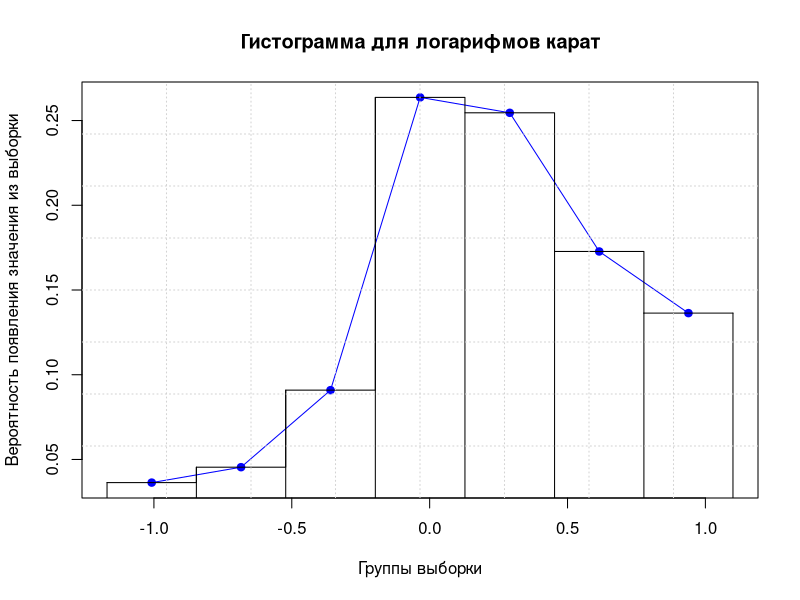
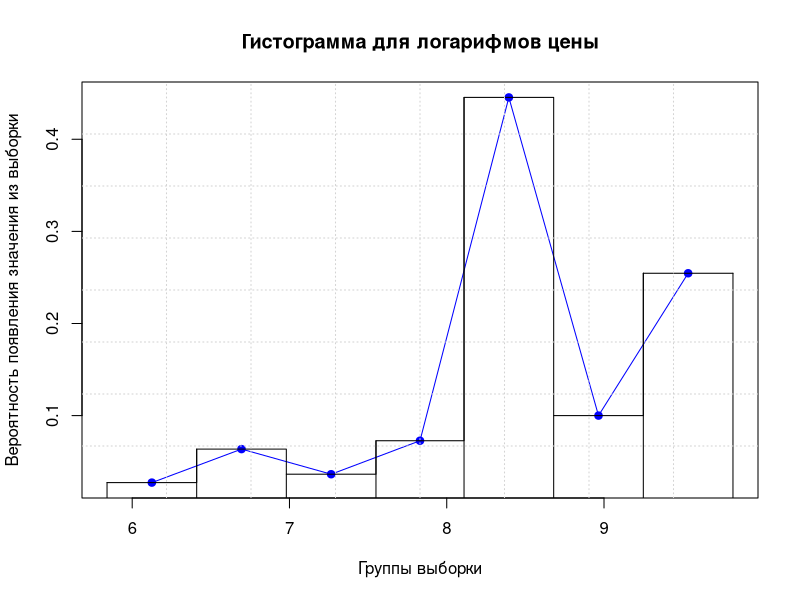
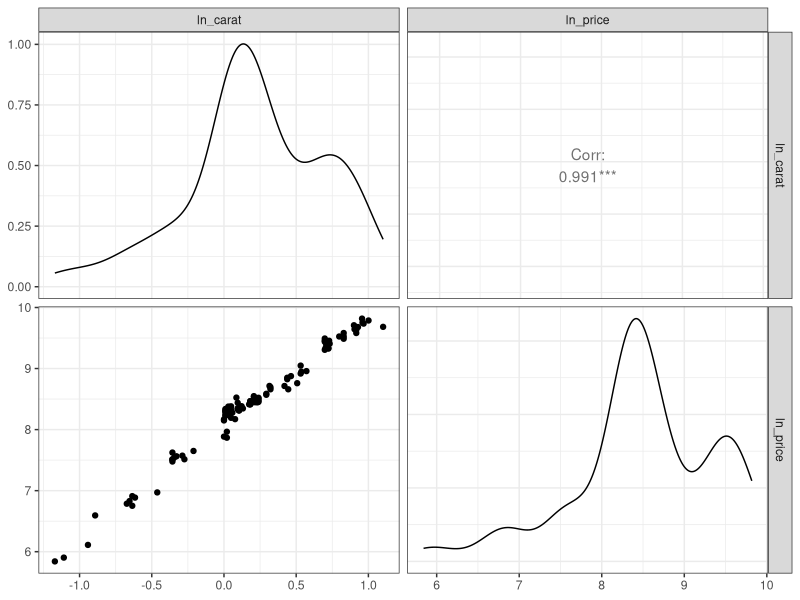
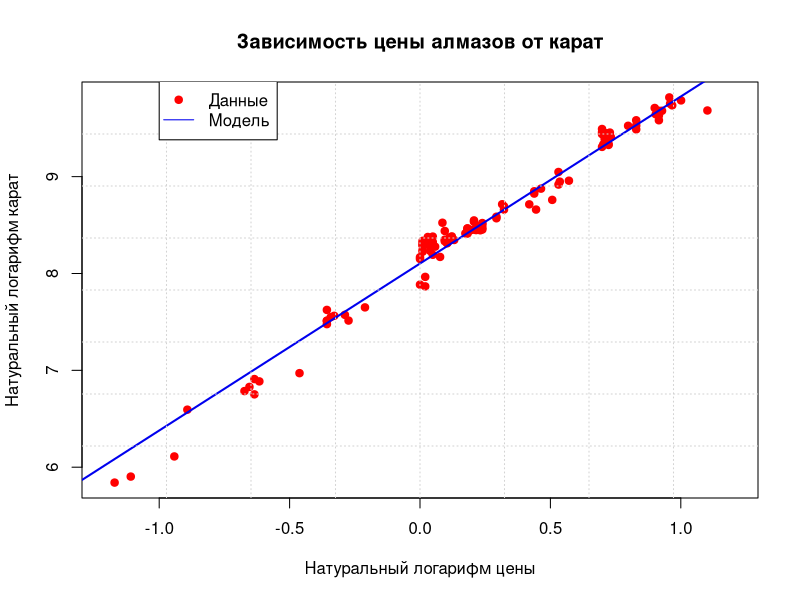
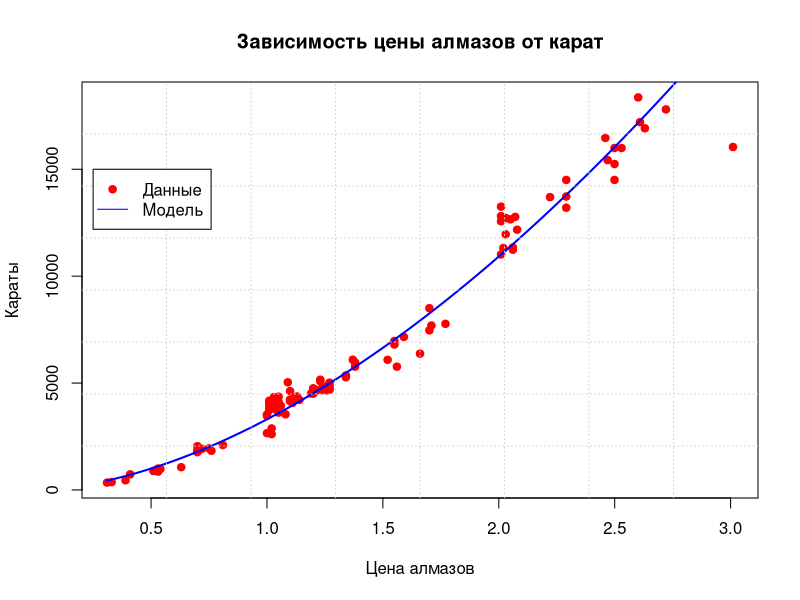
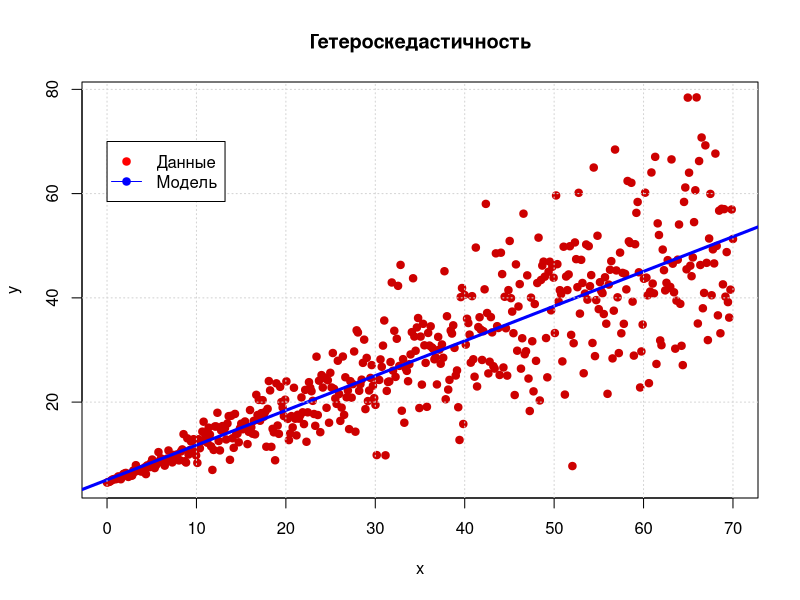

Write the R code that produced these figures, in order.
## ---- chunk 1
knitr::opts_chunk$set(echo = FALSE, dev="cairo_pdf", dpi = 500, out.width="60%", fig.align='center')
library(dplyr)
library(stringr)
library(ggplot2)
library(GGally)
## ---- chunk 2
data <- subset(ggplot2::diamonds, cut == "Ideal" & color == "J" & clarity == "SI2")
data$carat <- round(log(data$carat), 3)
data$price <- round(log(data$price), 3)
data <- data[, c("carat", "price")]
colnames(data) <- c("ln_carat", "ln_price")
## ---- chunk 3
hist_table <- function(X_sample, groups = "Sturges") {
  N <- length(X_sample)
  if (stringr::str_to_lower(groups[1]) == "sturges") {
    groups <- 1 + floor(log2(N))
  }
  
  factor_groups <- cut(X_sample, groups)
  table_cut <- table(factor_groups)
  
  Z <- names(table_cut) %>% 
    stringr::str_replace_all(pattern = "[\\(\\]]", repl = "") %>% 
    stringr::str_split(",") %>% 
    unlist() %>% 
    as.numeric()
  
  table_hist <- data.frame(groupnames = factor(x = names(table_cut), 
                                                levels = levels(factor_groups)),
                           abs_freq = as.numeric(table_cut),
                           rel_freq = as.numeric(table_cut) / N,
                           low = Z[seq(1, length(Z), 2)],
                           high = Z[seq(2, length(Z), 2)],
                           med = (Z[seq(1, length(Z), 2)] + Z[seq(2, length(Z), 2)]) / 2,
                           h = (Z[seq(2, length(Z), 2)] - Z[seq(1, length(Z), 2)]))
  return(table_hist)
}
## ---- chunk 4
hist_table_ln_carat <- hist_table(data$ln_carat)
hist_table_ln_price <- hist_table(data$ln_price)
## ---- chunk 5
hist_table_ln_carat
## ---- chunk 6
plot(hist_table_ln_carat$med, hist_table_ln_carat$rel_freq, 
     type = "o", pch = 19, col = "blue",
     xlim = c(min(hist_table_ln_carat$low) ,max(hist_table_ln_carat$high)),
     main = "Гистограмма для логарифмов карат",
     xlab = "Группы выборки",
     ylab = "Вероятность появления значения из выборки")
lines(hist_table_ln_carat$low, hist_table_ln_carat$rel_freq, 
     type = "s", pch = 19, col = "black")
lines(hist_table_ln_carat$low, hist_table_ln_carat$rel_freq, 
     type = "h", pch = 19, col = "black")
segments(x0 = hist_table_ln_carat$high[nrow(hist_table_ln_carat)], 
         x1 = hist_table_ln_carat$high[nrow(hist_table_ln_carat)],
         y0 = 0,
         y1 = hist_table_ln_carat$rel_freq[nrow(hist_table_ln_carat)])
segments(x0 = hist_table_ln_carat$low[nrow(hist_table_ln_carat)], 
         x1 = hist_table_ln_carat$high[nrow(hist_table_ln_carat)],
         y0 = hist_table_ln_carat$rel_freq[nrow(hist_table_ln_carat)],
         y1 = hist_table_ln_carat$rel_freq[nrow(hist_table_ln_carat)])
grid(nx = 8)
## ---- chunk 7
hist_table_ln_price
## ---- chunk 8
plot(hist_table_ln_price$med, hist_table_ln_price$rel_freq, 
     type = "o", pch = 19, col = "blue",
     xlim = c(min(hist_table_ln_price$low) ,max(hist_table_ln_price$high)),
     main = "Гистограмма для логарифмов цены",
     xlab = "Группы выборки",
     ylab = "Вероятность появления значения из выборки")
lines(hist_table_ln_price$low, hist_table_ln_price$rel_freq, 
     type = "s", pch = 19, col = "black")
lines(hist_table_ln_price$low, hist_table_ln_price$rel_freq, 
     type = "h", pch = 19, col = "black")
segments(x0 = hist_table_ln_price$high[nrow(hist_table_ln_price)], 
         x1 = hist_table_ln_price$high[nrow(hist_table_ln_price)],
         y0 = 0,
         y1 = hist_table_ln_price$rel_freq[nrow(hist_table_ln_price)])
segments(x0 = hist_table_ln_price$low[nrow(hist_table_ln_price)], 
         x1 = hist_table_ln_price$high[nrow(hist_table_ln_price)],
         y0 = hist_table_ln_price$rel_freq[nrow(hist_table_ln_price)],
         y1 = hist_table_ln_price$rel_freq[nrow(hist_table_ln_price)])
grid(nx = 8)
## ---- chunk 9
mean_x <- mean(data$ln_carat)
std_x <- sqrt(sum(hist_table_ln_carat$rel_freq * (hist_table_ln_carat$med - mean_x)^2))
mean_y <- mean(data$ln_price)
std_y <- sqrt(sum(hist_table_ln_price$rel_freq * (hist_table_ln_price$med - mean_y)^2))
## ---- chunk 10
ggpairs(data) +
  theme_bw()
## ---- chunk 11
cor <- (mean(data$ln_carat * data$ln_price) - mean_x * mean_y) / (std_x * std_y)
## ---- chunk 12
t_r <- abs(cor) * sqrt((nrow(data) - 2) / (1 - cor^2))
## ---- chunk 13
a_coeff <- cor * std_y / std_x
b_coeff <- mean_y - a_coeff * mean_x
## ---- chunk 14
plot(data$ln_carat, data$ln_price, type = "p", pch = 19, col = "red",
     main = "Зависимость цены алмазов от карат",
     xlab = "Натуральный логарифм цены",
     ylab = "Натуральный логарифм карат",
     xlim = c(-1.2, 1.2))
abline(a = b_coeff, b = a_coeff, col = "blue2", lwd = I(2))
grid(nx = 8)
legend(x = -1, y = 10,
       legend = c("Данные", "Модель"),
       col = c("red", "blue2"), 
       lty = c(0, 1),
       pch = c(19, -1))
## ---- chunk 15
x_grid <- seq(min(exp(data$ln_carat)), max(exp(data$ln_carat)), length.out = 2000)

plot(exp(data$ln_carat), exp(data$ln_price), type = "p", pch = 19, col = "red",
     main = "Зависимость цены алмазов от карат",
     xlab = "Цена алмазов",
     ylab = "Караты")
lines(x_grid, (x_grid**a_coeff) * exp(b_coeff), 
      pch = 19, col = "blue", lwd = I(2))
grid(nx = 8)
legend(x = 0.25, y = 15000,
       legend = c("Данные", "Модель"),
       col = c("red", "blue2"), 
       lty = c(0, 1),
       pch = c(19, -1))
## ---- chunk 16
set.seed(124)

x_grid <- seq(0, 70, length.out=500)
y_seol <- 0.7 * x_grid + 4.56 + rnorm(500, 0, 1) * x_grid * 0.2
model_lm <- lm(y_seol ~ x_grid)


plot(x_grid, y_seol, type = "p", pch = 19, main = "Гетероскедастичность",
     col = "red3",
     xlab = "x", ylab = "y")
abline(a = model_lm$coefficients[1], 
       b = model_lm$coefficients[2], col ="blue", lwd = I(3))
grid()
legend(x = 0, y = 70, legend = c("Данные", "Модель"),
       col = c("red", "blue"), pch = c(19, 19), lty = c(0, 1))
## ---- chunk 17
n <- nrow(data)
m <- floor(3 * nrow(data) / 8)
k <- 1
## ---- chunk 18
sorted_data <- data[order(data$ln_carat),]
subset_1 <- sorted_data[1:m, ]
subset_2 <- sorted_data[(n-m+1):n, ]
model1 <- lm(ln_price ~ ln_carat, subset_1)
model2 <- lm(ln_price ~ ln_carat, subset_2)

RSS_1 <- sum((subset_1$ln_carat * model1$coefficients[2] + model1$coefficients[1] - subset_1$ln_price)^2)
RSS_2 <- sum((subset_2$ln_carat * model2$coefficients[2] + model2$coefficients[1] - subset_2$ln_price)^2)

F_stat <- RSS_1 / RSS_2

q_crit <- qf(0.975, 40, 40)
## ---- chunk 19
RSS <- sum((data$ln_price - data$ln_carat * a_coeff - b_coeff)^2)
TSS <- sum((data$ln_price - mean_y)^2)
F_stat_reg <- (RSS * (n - 1)) / (TSS * (n - 2))
